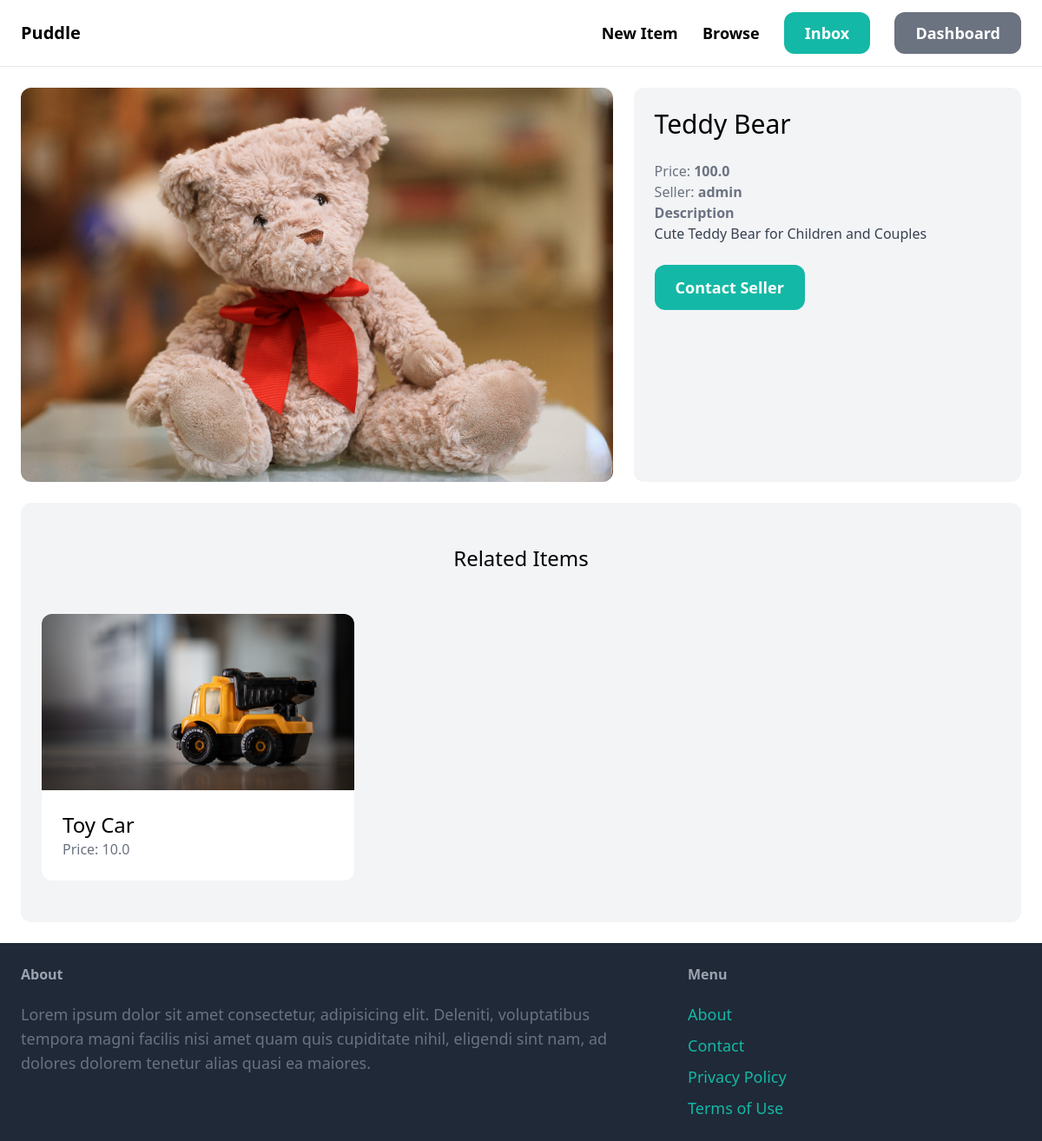
Screenshot of /items/1 (signed in) with the database file from the repository.
### item/models.py (models this page shows, shortened)
class Item(models.Model):
    category = models.ForeignKey(Category, related_name='items', on_delete=models.CASCADE)
    name = models.CharField(max_length=255)
    description = models.TextField(blank=True, null=True)
    price = models.FloatField()
    image = models.ImageField(upload_to='item_images', blank=True, null=True)
    is_sold = models.BooleanField(default=False)
    created_by = models.ForeignKey(User, related_name='items', on_delete=models.CASCADE)
    created_at=models.DateTimeField(auto_now_add=True)
    class Meta:
        ordering= ('name',)
        verbose_name_plural='Items'

### item/views.py (the view)
# urls.py: path('<int:pk>', views.detail, name="detail"),
def detail(request, pk):
    item = get_object_or_404(Item, pk=pk)
    related_items = Item.objects.filter(category = item.category, is_sold=False).exclude(pk=pk)[0:3]
    return render(request, 'item/detail.html', {
        'item': item,
        'related_items': related_items,
    })

### item/templates/item/detail.html (shortened to what this page needs)
{% extends 'core/base.html' %}
{% block content %}
    <div class="grid grid-cols-5 gap-6">
        <div class="col-span-3">
            <img src="{{ item.image.url }}" class="rounded-xl">
        </div>
        <div class="col-span-2 p-6 bg-gray-100 rounded-xl">
            <h1 class="mb-6 text-3xl">{{item.name}}</h1>
            <p class="text-gray-500">Price: <strong>{{item.price}}</strong></p>
            <p class="text-gray-500">Seller: <strong>{{item.created_by.username}}</strong></p>
            {% if item.description %}
            <p class="text-gray-700"><strong class="text-gray-500">Description</strong><br>
            {{item.description}}
            </p>
            {% endif%}
            <a href="#" class="inline-block mt-6 px-6 py-3 text-lg font-semibold bg-teal-500 text-white rounded-xl hover:bg-teal-700">Contact Seller</a>
        </div>
    </div>
    <div class="mt-6 px-6 py-12 bg-gray-100 rounded-xl">
        <h2 class="mb-12 text-2xl text-center">Related Items</h2>
        <div class="grid grid-cols-3 gap-3">
                {% for item in related_items %}
                    <div>
                        <a href="{% url 'item:detail' item.id %}">
                            <div>
                                <img src="{{ item.image.url }}" class="rounded-t-xl">
                            </div>
                            <div class="p-6 bg-white rounded-b-xl">
                                <h2 class="text-2xl">{{item.name}}</h2>
                                <p class="text-gray-500">Price: {{item.price}}</p>
                            </div>
                        </a>
                    </div>
                {% endfor %}
        </div>
    </div>
{%endblock%}

### rows the page displays
Item: image (picture), name "Teddy Bear", price "100.0", created_by.username "admin", description "Cute Teddy Bear for Children and Couples"
Item: image (picture), name "Toy Car", price "10.0"
